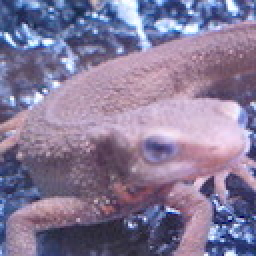
//> input picture assets/imori.jpg, 128 x 128 px (shown 2 times larger)
$ ./illumination_correction_test   (built with g++ and OpenCV 4)
//> lines starting //> are read from the running program, lines starting //| are printed output that depends on the picture
### cpp/advanced/image_correction/illumination_correction.hpp
#ifndef ILLUMINATION_CORRECTION_HPP
#define ILLUMINATION_CORRECTION_HPP

#include <opencv2/opencv.hpp>

namespace ip101 {
namespace advanced {

/**
 * @brief 光照不均匀校正算法实现
 * @param src 输入图像
 * @param dst 输出图像
 * @param method 校正方法 ("homomorphic", "background_subtraction", "multi_scale")
 */
void illumination_correction(const cv::Mat& src, cv::Mat& dst,
                            const std::string& method = "homomorphic");

/**
 * @brief 同态滤波光照校正
 * @param src 输入图像
 * @param dst 输出图像
 * @param gamma_low 低频系数
 * @param gamma_high 高频系数
 * @param cutoff 截止频率
 */
void homomorphic_illumination_correction(const cv::Mat& src, cv::Mat& dst,
                                        double gamma_low = 0.3,
                                        double gamma_high = 1.5,
                                        double cutoff = 30.0);

/**
 * @brief 背景减除法光照校正
 * @param src 输入图像
 * @param dst 输出图像
 * @param kernel_size 滤波核大小
 * @param resize_factor 缩放因子，用于加速处理
 */
void background_subtraction_correction(const cv::Mat& src, cv::Mat& dst,
                                      int kernel_size = 51,
                                      double resize_factor = 0.5);

/**
 * @brief 多尺度Retinex光照校正
 * @param src 输入图像
 * @param dst 输出图像
 * @param sigma_list 高斯模糊的sigma值列表
 */
void multi_scale_illumination_correction(const cv::Mat& src, cv::Mat& dst,
                                        const std::vector<double>& sigma_list = {15, 80, 250});

} // namespace advanced
} // namespace ip101

#endif // ILLUMINATION_CORRECTION_HPP

### cpp/advanced/image_correction/illumination_correction.cpp
#include <advanced/correction/illumination_correction.hpp>
#include <vector>
#include <cmath>
#include <omp.h>

namespace ip101 {
namespace advanced {

// [13 lines left out: function illumination_correction, not called in this run]

void homomorphic_illumination_correction(const cv::Mat& src, cv::Mat& dst,
                                        double gamma_low, double gamma_high, double cutoff) {
    CV_Assert(!src.empty());

    // 创建输出图像
    dst.create(src.size(), src.type());

    // 转换为浮点数据类型
    cv::Mat log_img;
    if (src.channels() == 1) {
        // 灰度图像
        src.convertTo(log_img, CV_32F, 1.0, 1.0); // 加1避免log(0)
        cv::log(log_img, log_img);

        // 进行DFT
        cv::Mat padded;
        int m = cv::getOptimalDFTSize(log_img.rows);
        int n = cv::getOptimalDFTSize(log_img.cols);
        cv::copyMakeBorder(log_img, padded, 0, m - log_img.rows, 0, n - log_img.cols, cv::BORDER_CONSTANT, cv::Scalar::all(0));

        cv::Mat planes[] = {padded, cv::Mat::zeros(padded.size(), CV_32F)};
        cv::Mat complex_img;
        cv::merge(planes, 2, complex_img);

        cv::dft(complex_img, complex_img);

        // 分离实部和虚部以进行滤波
        cv::split(complex_img, planes);

        // 构建滤波器
        cv::Mat filter = cv::Mat(complex_img.size(), CV_32F);
        double d0_squared = cutoff * cutoff;
        cv::Point center(filter.cols / 2, filter.rows / 2);

        for (int y = 0; y < filter.rows; y++) {
            for (int x = 0; x < filter.cols; x++) {
                // 计算到中心的距离平方
                double d_squared = std::pow(y - center.y, 2) + std::pow(x - center.x, 2);

                // 构建高斯同态滤波器
                filter.at<float>(y, x) = (gamma_high - gamma_low) * (1 - std::exp(-d_squared / (2 * d0_squared))) + gamma_low;
            }
        }

        // 重新排列滤波器，使DC位于角落
        cv::Mat tmp = filter.clone();
        int cx = filter.cols / 2;
        int cy = filter.rows / 2;

        // 重新排列四个象限
        cv::Mat q0(tmp, cv::Rect(0, 0, cx, cy));     // 左上
        cv::Mat q1(tmp, cv::Rect(cx, 0, cx, cy));    // 右上
        cv::Mat q2(tmp, cv::Rect(0, cy, cx, cy));    // 左下
        cv::Mat q3(tmp, cv::Rect(cx, cy, cx, cy));   // 右下

        cv::Mat tmp0, tmp1, tmp2, tmp3;
        q0.copyTo(tmp0);
        q1.copyTo(tmp1);
        q2.copyTo(tmp2);
        q3.copyTo(tmp3);

        tmp3.copyTo(cv::Mat(filter, cv::Rect(0, 0, cx, cy)));        // 右下 -> 左上
        tmp2.copyTo(cv::Mat(filter, cv::Rect(cx, 0, cx, cy)));       // 左下 -> 右上
        tmp1.copyTo(cv::Mat(filter, cv::Rect(0, cy, cx, cy)));       // 右上 -> 左下
        tmp0.copyTo(cv::Mat(filter, cv::Rect(cx, cy, cx, cy)));      // 左上 -> 右下

        // 应用滤波器
        cv::Mat filtered_planes[2];
        filtered_planes[0] = planes[0].mul(filter);
        filtered_planes[1] = planes[1].mul(filter);

        // 合并实部和虚部
        cv::merge(filtered_planes, 2, complex_img);

        // 执行逆DFT
        cv::idft(complex_img, complex_img);

        // 分离实部
        cv::split(complex_img, planes);

        // 指数恢复
        cv::exp(planes[0], planes[0]);
        planes[0] -= 1.0; // 减去之前加的1

        // 规范化并转回8位图像
        cv::normalize(planes[0], planes[0], 0, 255, cv::NORM_MINMAX);
        planes[0].convertTo(dst, CV_8U);
    } else {
        // 彩色图像，分离通道处理
        std::vector<cv::Mat> channels;
        cv::split(src, channels);

        std::vector<cv::Mat> output_channels(channels.size());

        #pragma omp parallel for
        for (int i = 0; i < channels.size(); i++) {
            homomorphic_illumination_correction(channels[i], output_channels[i],
                                              gamma_low, gamma_high, cutoff);
        }

        cv::merge(output_channels, dst);
    }
}

void background_subtraction_correction(const cv::Mat& src, cv::Mat& dst,
                                      int kernel_size, double resize_factor) {
    CV_Assert(!src.empty());
    CV_Assert(kernel_size > 0 && kernel_size % 2 == 1); // 必须是正奇数
    CV_Assert(resize_factor > 0.0 && resize_factor <= 1.0);

    // 创建输出图像
    dst.create(src.size(), src.type());

    // 对于彩色图像，仅处理亮度通道
    if (src.channels() == 3) {
        cv::Mat ycrcb;
        cv::cvtColor(src, ycrcb, cv::COLOR_BGR2YCrCb);

        std::vector<cv::Mat> channels;
        cv::split(ycrcb, channels);

        // 仅对亮度通道进行光照校正
        cv::Mat y_corrected;
        background_subtraction_correction(channels[0], y_corrected, kernel_size, resize_factor);

        // 替换亮度通道
        channels[0] = y_corrected;

        // 合并通道
        cv::merge(channels, ycrcb);

        // 转回BGR
        cv::cvtColor(ycrcb, dst, cv::COLOR_YCrCb2BGR);
        return;
    }

    // 转换为浮点型
    cv::Mat float_img;
    src.convertTo(float_img, CV_32F);

    // 调整大小以加速处理
    cv::Mat resized;
    cv::Size new_size(static_cast<int>(float_img.cols * resize_factor),
                     static_cast<int>(float_img.rows * resize_factor));
    cv::resize(float_img, resized, new_size);

    // 应用大核高斯模糊来估计背景照明
    cv::Mat background;
    int adjusted_kernel_size = static_cast<int>(kernel_size * resize_factor);
    if (adjusted_kernel_size % 2 == 0) {
        adjusted_kernel_size++; // 确保是奇数
    }
    cv::GaussianBlur(resized, background, cv::Size(adjusted_kernel_size, adjusted_kernel_size), 0);

    // 恢复原始尺寸
    cv::resize(background, background, float_img.size());

    // 背景减除
    cv::Mat result = float_img.clone();
    for (int y = 0; y < result.rows; y++) {
        for (int x = 0; x < result.cols; x++) {
            float correction = 128.0f / (background.at<float>(y, x) + 1e-6f); // 防止除零
            result.at<float>(y, x) *= correction;
        }
    }

    // 规范化并转回8位图像
    cv::normalize(result, result, 0, 255, cv::NORM_MINMAX);
    result.convertTo(dst, CV_8U);
}

void multi_scale_illumination_correction(const cv::Mat& src, cv::Mat& dst,
                                        const std::vector<double>& sigma_list) {
    CV_Assert(!src.empty());
    CV_Assert(!sigma_list.empty());

    // 创建输出图像
    dst.create(src.size(), src.type());

    // 转换为32位浮点数
    cv::Mat float_img;
    src.convertTo(float_img, CV_32F);
    float_img += 1.0f; // 避免log(0)

    if (src.channels() == 1) {
        // 灰度图像
        cv::Mat log_img;
        cv::log(float_img, log_img);

        // 多尺度处理
        cv::Mat msr = cv::Mat::zeros(log_img.size(), CV_32F);

        for (double sigma : sigma_list) {
            cv::Mat gaussian_img;
            cv::GaussianBlur(log_img, gaussian_img, cv::Size(0, 0), sigma);
            msr += log_img - gaussian_img;
        }

        // 取平均
        msr /= sigma_list.size();

        // 恢复
        cv::Mat exp_img;
        cv::exp(msr, exp_img);
        exp_img -= 1.0f; // 减去之前加的1

        // 规范化并转回8位图像
        cv::normalize(exp_img, exp_img, 0, 255, cv::NORM_MINMAX);
        exp_img.convertTo(dst, CV_8U);
    } else {
        // 彩色图像处理
        std::vector<cv::Mat> channels;
        cv::split(float_img, channels);

        std::vector<cv::Mat> log_channels(channels.size());
        std::vector<cv::Mat> msr_channels(channels.size());

        // 对每个通道进行log变换
        for (int i = 0; i < channels.size(); i++) {
            cv::log(channels[i], log_channels[i]);
            msr_channels[i] = cv::Mat::zeros(log_channels[i].size(), CV_32F);
        }

        // 多尺度处理
        for (double sigma : sigma_list) {
            for (int i = 0; i < channels.size(); i++) {
                cv::Mat gaussian_img;
                cv::GaussianBlur(log_channels[i], gaussian_img, cv::Size(0, 0), sigma);
                msr_channels[i] += log_channels[i] - gaussian_img;
            }
        }

        // 取平均并恢复
        std::vector<cv::Mat> result_channels(channels.size());

        for (int i = 0; i < channels.size(); i++) {
            msr_channels[i] /= sigma_list.size();
            cv::exp(msr_channels[i], result_channels[i]);
            result_channels[i] -= 1.0f; // 减去之前加的1

            // 规范化
            cv::normalize(result_channels[i], result_channels[i], 0, 255, cv::NORM_MINMAX);
            result_channels[i].convertTo(result_channels[i], CV_8U);
        }

        // 合并通道
        cv::merge(result_channels, dst);
    }
}

} // namespace advanced
} // namespace ip101

### examples/advanced/illumination_correction_test.cpp
#include <iostream>
#include <vector>
#include <string>
#include <chrono>
#include <iomanip>
#include <filesystem>
#include <opencv2/opencv.hpp>
#include "advanced/correction/illumination_correction.hpp"

using namespace std;
using namespace cv;

int main(int argc, char** argv) {
    cout << "=== Illumination Correction Algorithm Test ===" << endl;

    filesystem::create_directories("output/illumination_correction");

    string image_path = (argc > 1) ? argv[1] : "assets/imori.jpg";
    Mat src = imread(image_path);
//> src is the input picture: 128 rows x 128 cols, CV_8UC3; mean B, G, R 152.8, 121.8, 134.1
    if (src.empty()) {
        cerr << "Error: Cannot load image " << image_path << endl;
        return -1;
    }

    int rows = src.rows;
//> rows = 128
    int cols = src.cols;
//> cols = 128

    // 创建光照不均匀测试图像
    Mat uneven_image = src.clone();
    Mat illumination_mask = Mat::zeros(rows, cols, CV_32F);
    Point center(cols / 2, rows / 2);
//> center = Point(64, 64)
    double max_distance = sqrt(center.x * center.x + center.y * center.y);
//> max_distance = 90.51

    for (int i = 0; i < rows; ++i) {
        for (int j = 0; j < cols; ++j) {
            double distance = sqrt((i - center.y) * (i - center.y) + (j - center.x) * (j - center.x));
            float factor = 0.3f + 0.7f * (1.0f - distance / max_distance);
            illumination_mask.at<float>(i, j) = factor;
        }
    }
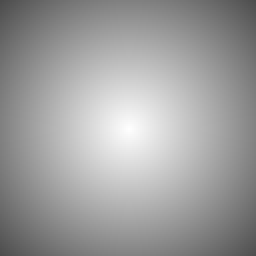
//> illumination_mask: 128 rows x 128 cols, CV_32FC1 (shown 2 times larger); min 0.3, max 1, mean 0.621

    Mat uneven_float;
    uneven_image.convertTo(uneven_float, CV_32F);
    vector<Mat> channels(3);
    split(uneven_float, channels);

    for (int c = 0; c < 3; ++c) {
        channels[c] = channels[c].mul(illumination_mask);
    }

    merge(channels, uneven_float);
    uneven_float.convertTo(uneven_image, CV_8U);

    // 性能测试
    Mat dst_homomorphic, dst_background, dst_multiscale;

    auto start = chrono::high_resolution_clock::now();
    ip101::advanced::homomorphic_illumination_correction(uneven_image, dst_homomorphic, 0.3, 1.5, 30.0);
//> the loop in homomorphic_illumination_correction, `for (int i = 0; i < channels.size(); i++)` made 3 passes
//> in homomorphic_illumination_correction, `cv::merge(output_channels, dst);`: dst: 128 rows x 128 cols, CV_8UC3; every value is 0
    auto end = chrono::high_resolution_clock::now();
    auto duration = chrono::duration_cast<chrono::microseconds>(end - start);
    cout << "Homomorphic Filter Algorithm - Time: " << duration.count() << " microseconds" << endl;

    start = chrono::high_resolution_clock::now();
    ip101::advanced::background_subtraction_correction(uneven_image, dst_background, 51, 0.5);
//> in background_subtraction_correction, `cv::cvtColor(src, ycrcb, cv::COLOR_BGR2YCrCb);`: ycrcb: 128 rows x 128 cols, CV_8UC3; mean of channels 0, 1, 2 82.3, 131.1, 135.7
//> in background_subtraction_correction, `cv::split(ycrcb, channels);`:
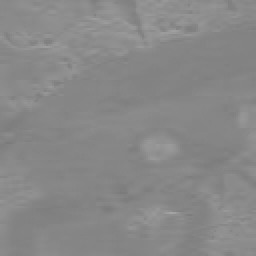
//> channels[2]: 128 rows x 128 cols, CV_8UC1 (shown 2 times larger); min 122, max 165, mean 135.7
//> call 2 of background_subtraction_correction, with kernel_size = 51, resize_factor = 0.5
//> in background_subtraction_correction (call 2), `cv::GaussianBlur(resized, background, cv::Size(adjusted_kernel_size, a..`:
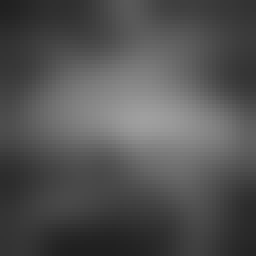
//> background: 64 rows x 64 cols, CV_32FC1 (shown 4 times larger); min 32.05, max 159.3, mean 82.4
//> after the loop in background_subtraction_correction (call 2), `for (int y = 0; y < result.rows; y++)`:
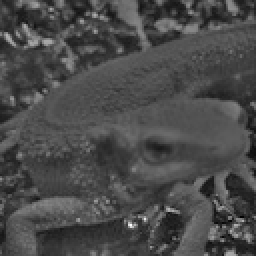
//> result: 128 rows x 128 cols, CV_32FC1 (shown 2 times larger); min 12.31, max 398.9, mean 125.1; drawn with min black and max white
//> in background_subtraction_correction, `cv::merge(channels, ycrcb);`: ycrcb: 128 rows x 128 cols, CV_8UC3; mean of channels 0, 1, 2 74.4, 131.1, 135.7
    end = chrono::high_resolution_clock::now();
    duration = chrono::duration_cast<chrono::microseconds>(end - start);
    cout << "Background Subtraction Algorithm - Time: " << duration.count() << " microseconds" << endl;

    start = chrono::high_resolution_clock::now();
    ip101::advanced::multi_scale_illumination_correction(uneven_image, dst_multiscale, {15, 80, 250});
//> the loop in multi_scale_illumination_correction, `for (int i = 0; i < channels.size(); i++)` made 3 passes
//> the loop in multi_scale_illumination_correction, `for (double sigma : sigma_list)` made 3 passes
//> sigma on passes 1 to 3: 15, 80, 250
//> after the loop in multi_scale_illumination_correction, `for (double sigma : sigma_list)`:
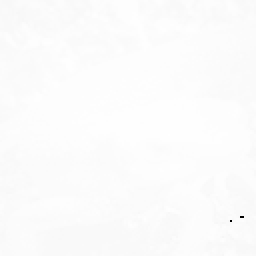
//> log_channels[1]: 128 rows x 128 cols, CV_32FC1 (shown 2 times larger); min -88.03, max 5.27, mean 4.2; drawn with min black and max white
//> in multi_scale_illumination_correction, `cv::merge(result_channels, dst);`:
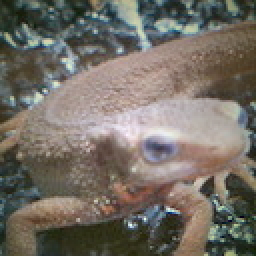
//> dst: 128 rows x 128 cols, CV_8UC3 (shown 2 times larger); mean B, G, R 101.4, 109.9, 115.9
    end = chrono::high_resolution_clock::now();
    duration = chrono::duration_cast<chrono::microseconds>(end - start);
    cout << "Multi-scale Algorithm - Time: " << duration.count() << " microseconds" << endl;

    // 保存结果
    imwrite("output/illumination_correction/uneven_original.jpg", uneven_image);
    imwrite("output/illumination_correction/homomorphic_result.jpg", dst_homomorphic);
    imwrite("output/illumination_correction/background_result.jpg", dst_background);
    imwrite("output/illumination_correction/multiscale_result.jpg", dst_multiscale);

    // 创建对比图
    Mat comparison;
    hconcat(uneven_image, dst_homomorphic, comparison);
    hconcat(comparison, dst_background, comparison);
//> comparison: 128 rows x 384 cols, CV_8UC3
    hconcat(comparison, dst_multiscale, comparison);
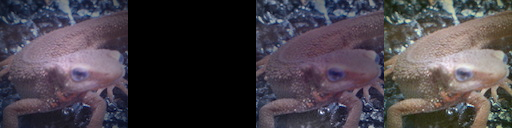
//> comparison: 128 rows x 512 cols, CV_8UC3; mean B, G, R 71.3, 64.2, 70.3
    imwrite("output/illumination_correction/comparison.jpg", comparison);

    cout << "Test completed, results saved to output/illumination_correction/ directory" << endl;
    return 0;
}

$ run again, with assets/1.jpg copied over assets/imori.jpg
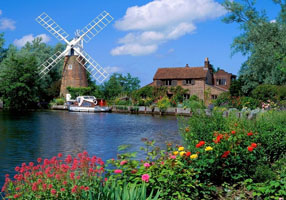
//> input picture assets/1.jpg, 286 x 200 px
//> src is the input picture: 200 rows x 286 cols, CV_8UC3; mean B, G, R 112.6, 108.2, 82.1
//> the loop in homomorphic_illumination_correction, `for (int i = 0; i < channels.size(); i++)` made 3 passes
//> in background_subtraction_correction, `cv::cvtColor(ycrcb, dst, cv::COLOR_YCrCb2BGR);`:
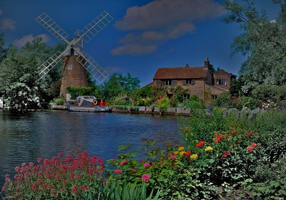
//> dst: 200 rows x 286 cols, CV_8UC3; mean B, G, R 71.2, 68.1, 52.8
//> the loop in multi_scale_illumination_correction, `for (int i = 0; i < channels.size(); i++)` made 3 passes
//> the loop in multi_scale_illumination_correction, `for (double sigma : sigma_list)` made 3 passes
//> sigma on passes 1 to 3: 15, 80, 250
//> `hconcat(comparison, dst_multiscale, comparison);`:
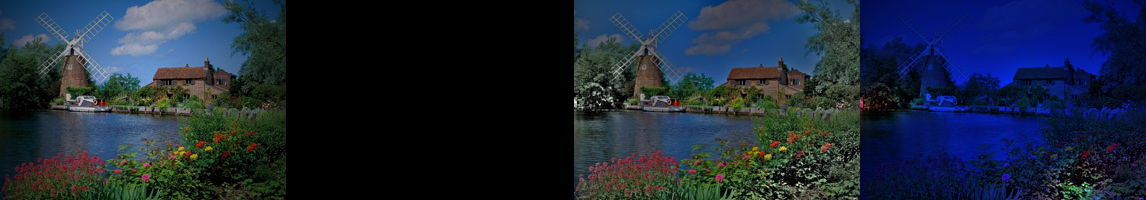
//> comparison: 200 rows x 1146 cols, CV_8UC3; mean B, G, R 56.4, 39.6, 28.4
